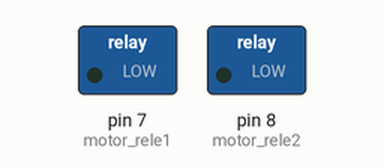
Simulated run of this sketch. Board: Arduino Uno, built with avr-gcc and run on an emulated ATmega328P. On the bench: switched loads named in the sketch (green lamp = pin HIGH).

Above: at 1.0 s.
At 3.2 s:
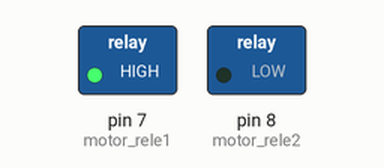
At 5.0 s:
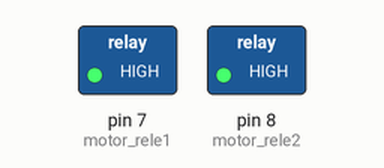
At 9.0 s:
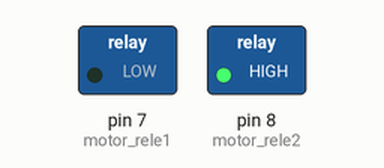
Timing chart, 0 to 13.0 s (numbered marks = the images above):
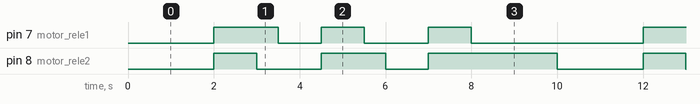

The sketch:

Motor_rele.ino
```cpp
//Programa : Teste Modulo Rele Arduino 2 canais - Lampadas
//Autor : FILIPEFLOP

//Porta ligada ao pino IN1 do modulo
int motor_rele1 = 7;
//Porta ligada ao pino IN2 do modulo
int motor_rele2 = 8;

void setup()
{
  //Define pinos para o rele como saida
  pinMode(motor_rele1, OUTPUT);
  pinMode(motor_rele2, OUTPUT);
}

void loop()
{
  digitalWrite(motor_rele1, LOW);  //Liga rele 1   (frente)
  digitalWrite(motor_rele2, LOW);  //Liga rele 2
  delay(2000);
  digitalWrite(motor_rele1, HIGH);  //desliga rele 1  (desliga)
  digitalWrite(motor_rele2, HIGH);  //desliga rele 2
  delay(1000);
  digitalWrite(motor_rele1, HIGH); //Desliga rele 1  (esquerda)
  digitalWrite(motor_rele2, LOW);  //Liga rele 2
  delay(500);
  digitalWrite(motor_rele1, LOW);  //Liga rele 1   (frente)
  digitalWrite(motor_rele2, LOW);  //Liga rele 2
  delay(1000);
  digitalWrite(motor_rele1, HIGH);  //desliga rele 1  (desliga)
  digitalWrite(motor_rele2, HIGH);  //desliga rele 2
  delay(1000);
  digitalWrite(motor_rele1, LOW);  //Liga rele 1   (Direita)
  digitalWrite(motor_rele2, HIGH); //Desiga rele 2
  delay(500);
  digitalWrite(motor_rele1, LOW);  //Liga rele 1   (frente)
  digitalWrite(motor_rele2, LOW);  //Liga rele 2
  delay(1000);
  digitalWrite(motor_rele1, HIGH);  //desliga rele 1  (desliga)
  digitalWrite(motor_rele2, HIGH);  //desliga rele 2
  delay(1000);
  digitalWrite(motor_rele1, LOW);  //Liga rele 1   (Direita)
  digitalWrite(motor_rele2, HIGH); //Desiga rele 2
  delay(2000);
}
```

Measured:
- by itself, pin 7 (motor_rele1): repeats every 10.0 s: LOW 1.0 s, HIGH 1.0 s, LOW 1.5 s, HIGH 1.0 s, LOW 4.0 s, HIGH 1.5 s
- by itself, pin 8 (motor_rele2): repeats every 10.0 s: LOW 1.5 s, HIGH 1.5 s, LOW 1.0 s, HIGH 3.0 s, LOW 2.0 s, HIGH 1.0 s
- by itself, everything shown: repeats every 10.0 s, in 9 steps
